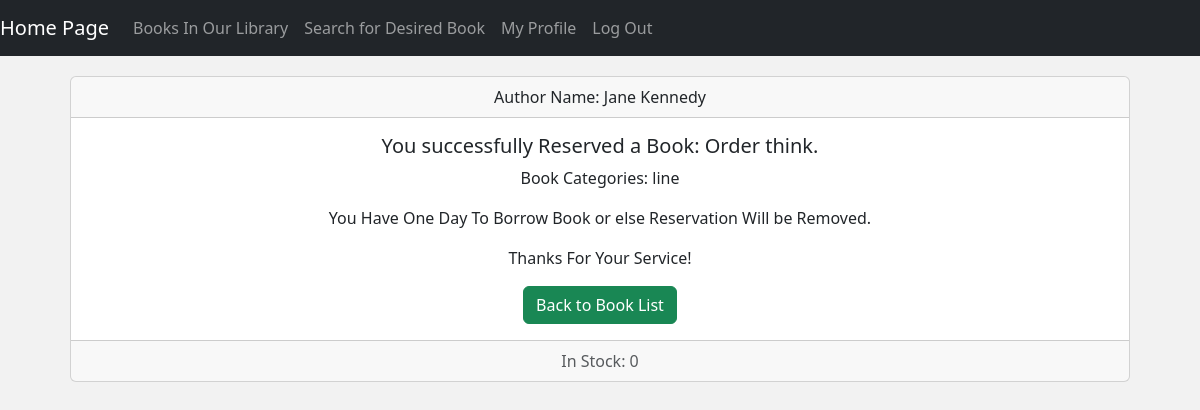
Screenshot of /reserve/5/ (signed in) with the database file from the repository.
### booklibrary/models.py (models this page shows, shortened)
class Book(models.Model):
    author = models.ForeignKey(Author, on_delete=models.CASCADE, null=True, verbose_name='Author')
    category = models.ManyToManyField(Category, verbose_name='Category')
    title = models.CharField(max_length=100, verbose_name='Title')
    publication_date = models.DateField(verbose_name='Publication Date')
    stock = models.IntegerField(verbose_name='Stock')
    notify_when_available = models.BooleanField(default=False)
    class Meta:
      verbose_name = "Book"
      verbose_name_plural = "Books"

class Author(models.Model):
    full_name = models.CharField(max_length=100, verbose_name='Full Name')
    class Meta:
        verbose_name = 'Author'
        verbose_name_plural = 'Authors'

class Category(models.Model):
    name = models.CharField(max_length=100, verbose_name='Name')
    def __str__(self):
        return self.name
    class Meta:
        verbose_name = 'Category'
        verbose_name_plural = 'Categories'

### booklibrary/views.py (the view)
# urls.py: path('reserve/<int:book_id>/', views.reservation, name='reservation'),
@login_required
def reservation(request, book_id):
    book = Book.objects.get(pk=book_id)
    existing_reservation = Reservation.objects.filter(user=request.user, book=book).exists()
    existing_borrow = Borrow.objects.filter(user=request.user, book=book, returned_at__isnull=True).exists()
    if existing_reservation or existing_borrow:
        messages.error(request, "You have already reserved or borrowed this book")
        return redirect('book_detail', book_id=book_id)
    if book.stock > 0:
        reserve_date = datetime.now()
        reservation = Reservation.objects.create(user=request.user, book=book, reserved_at=reserve_date)
        book.stock -= 1
        book.save()
    else:
        message = "No stock available for reservation."
    return render(request, 'reservation.html', {'book': book})

### booklibrary/templates/reservation.html (shortened to what this page needs)
{% extends 'base.html' %}
    {% block content %}
    <div class="card text-center">
        <div class="card-header">
            Author Name: {{ book.author.full_name }}
        </div>
        <div class="card-body">
          <h5 class="card-title">You successfully Reserved a Book: {{ book.title }}</h5>
          <p class="card-text">Book Categories: {% for category in book.category.all %}{{ category }}{% endfor %}</p>
          <p>You Have One Day To Borrow Book or else Reservation Will be Removed. </p>
          <p>Thanks For Your Service!</p>
          <a href="/books/" class="btn btn-success">Back to Book List</a>
        </div>
        <div class="card-footer text-muted">
            In Stock: {{ book.stock  }}
        </div>
      </div>
    {% endblock %}

### booklibrary/templates/base.html (style rules this page uses)
body { background-color: #f0f0f0d5; }

### rows the page displays
Book: author.full_name "Jane Kennedy", title "Order think.", stock "0"
Category: name "line"
